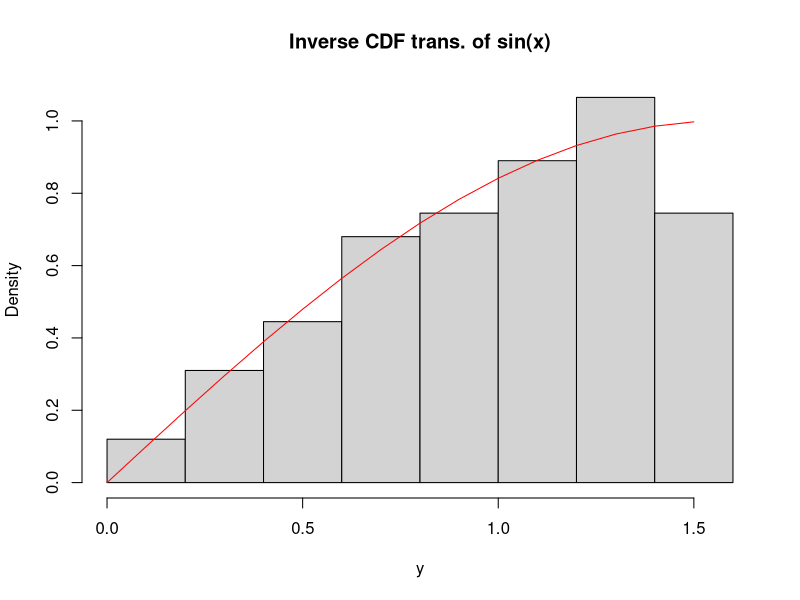
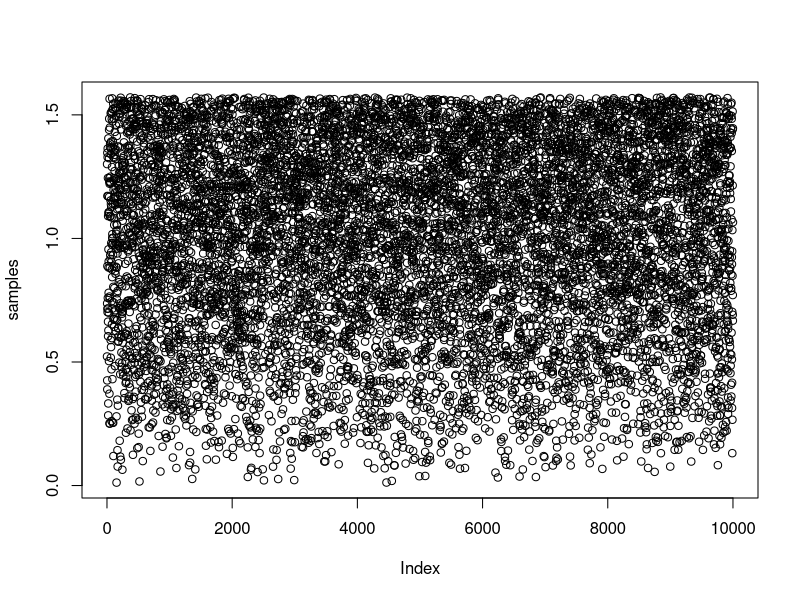
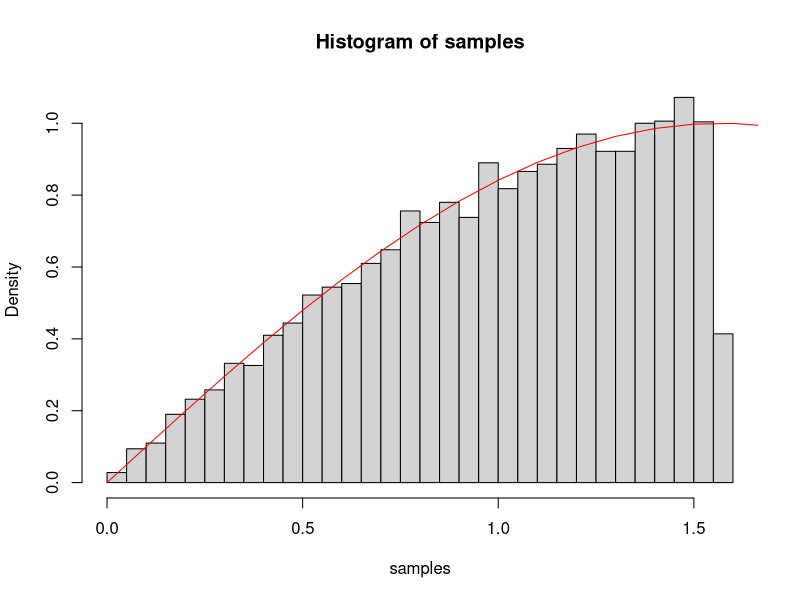
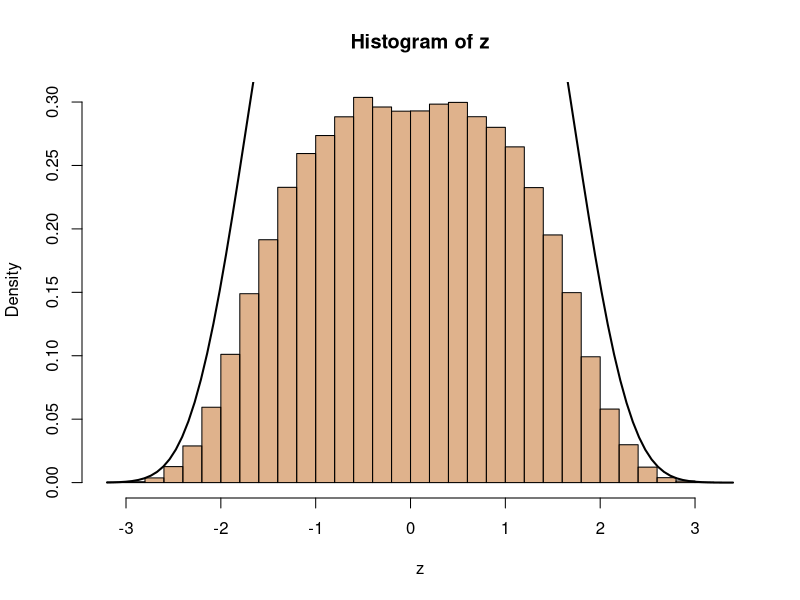
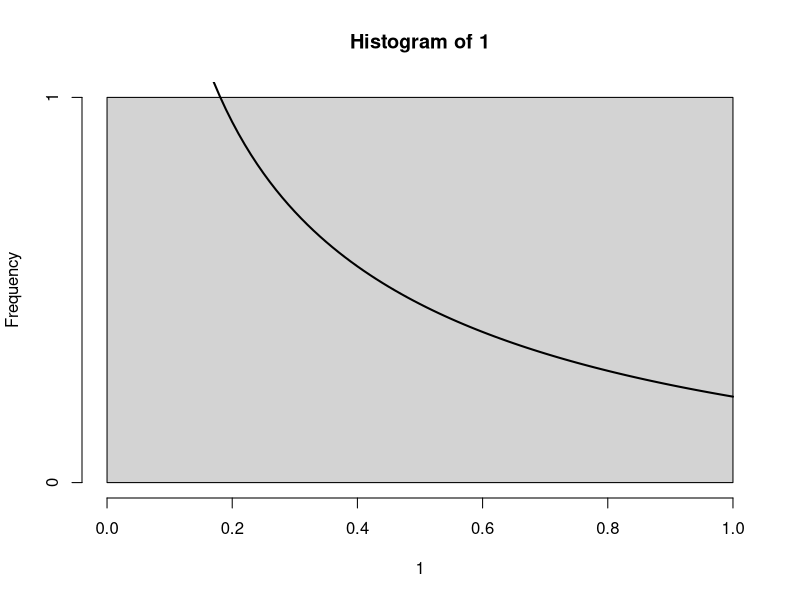

Reproduce these figures in R, in order.


### Problem 1
sin_rvgen = function(n=1000) {
  u = runif(n, max = (pi/2))
  x = sin(u)
  return(x)
}

isin_rvgen = function(n=1000) {
  u = runif(n)
  x = acos(1-u)
  return(x)
}

x = seq(0, pi/2, 0.1)
fx = sin(x)
y = isin_rvgen()
hist(y, freq = F, main = "Inverse CDF trans. of sin(x)")
lines(x, fx,  col="red")

## Part 2

arfunc = function(M) {
  while(TRUE) {
    # value between [0,1]
    u = runif(1)
    
    # value from envelope dist
    x = runif(1, min = 0, max = pi/2) 
    if(u <= sin(x) / dunif(x, min = 0, max = pi/2) * M) {
      return(x)
    }
  }
}

n = 10000
samples = rep(0,n)
for(i in 1:n) {
  samples[i] = arfunc(2/pi)
}

plot(samples)
hist(samples, freq = F, breaks = 30)
lines(seq(0, 2, 0.1), sin(seq(0, 2, 0.1)),  col="red")

### PRoblem 2
z = rgamma(1e5, shape = (1/4), rate = (1/12))
z = z^(1/4)
f = runif(1e5)
for(i in 1:1e5) {
  if(f[i] < 0.5) {
    z[i] = z[i] * -1
  }
}
hist(z, breaks = 30, freq = F, col = rgb(0.75,0.4,0.1,0.5)) # z is your sample
lambda = 1/12; alpha = 1/4
target <- function(x){exp(-lambda*x^(1/alpha))/
    integrate(function(x) exp(-lambda*x^(1/alpha)),0,Inf)$value}
curve(target,lwd=2,add=T)

#Problem 3
n = 10
x = rnorm(n*n, mean = 0, sd = 1)
m1 = matrix(data = x, nrow = n, ncol = n)
S_n = (1/n) * (t(m1) %*% m1)
ev = eigen(S_n)$values
Y = n * min(ev)

hist(1)
target = function(y) { ((1+sqrt(y)) / (2*sqrt(y))) * exp(-(y/2 + sqrt(y))) }
curve(target,lwd=2,add=T)